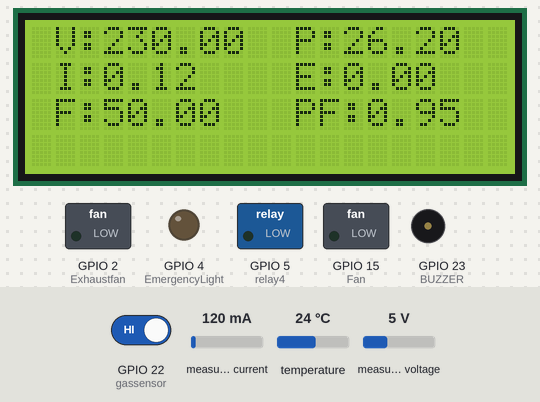
The sketch below on a simulated ESP32. Shown: 20×4 character LCD, switched loads named in the sketch (green lamp = pin HIGH), output pins drawn as LEDs (lit = HIGH), buzzer (waves = sounding, pin HIGH). The test bench sets the inputs (shaded band); at power-on: measured current 120 mA, temperature 24 °C, GPIO 22 (gassensor) HIGH, measured voltage 5 V. WiFi joins after 1.5 s; servers stay silent unless stated; uploads are accepted with an empty reply; what the sketch prints to the serial monitor is not drawn.

Above: at 4.7 s.
5.8 s: measured current set to 476 mA
At 11.5 s:
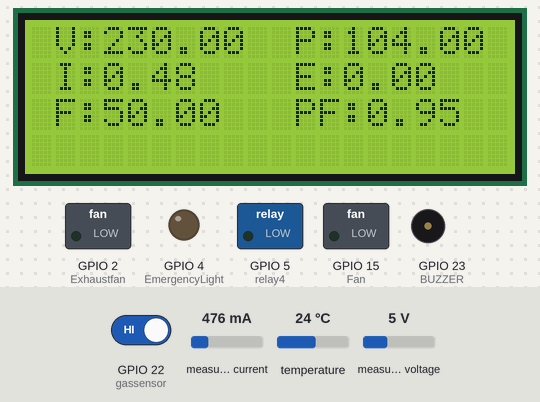
14.0 s: measured current set to 519 mA
At 23.3 s:
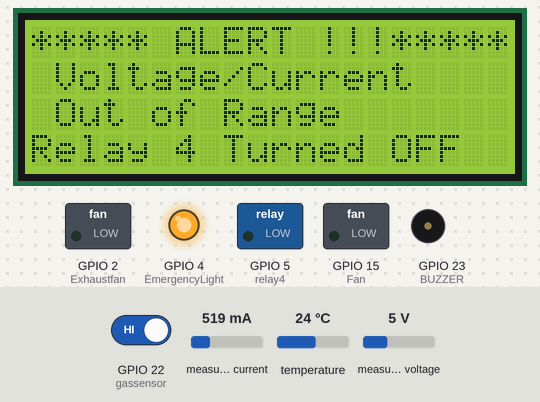
23.6 s: measured current set to 40 mA
At 29.4 s:
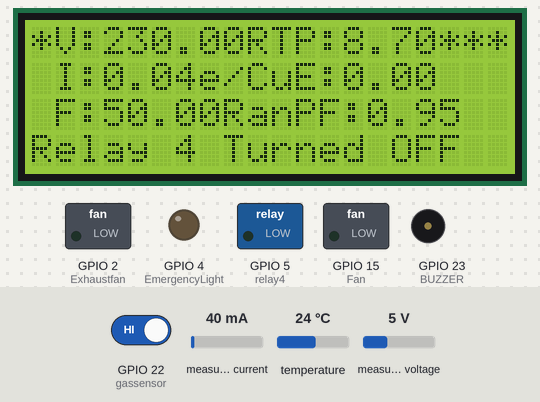
30.1 s: temperature set to 35.5 °C
At 31.0 s:
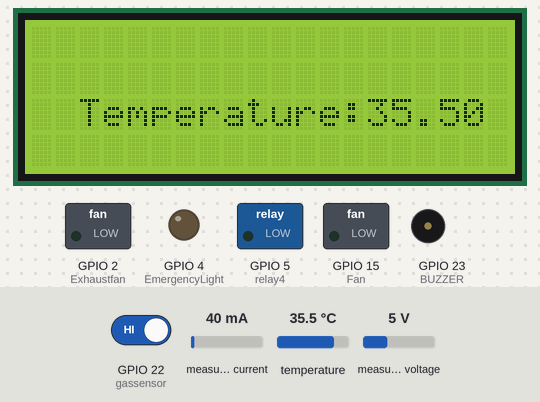
32.1 s: temperature set to 36.6 °C
At 38.0 s:
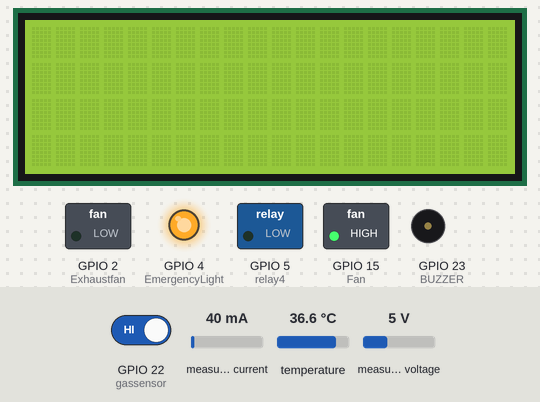
44.9 s: GPIO 22 (gassensor) driven LOW
At 54.3 s:
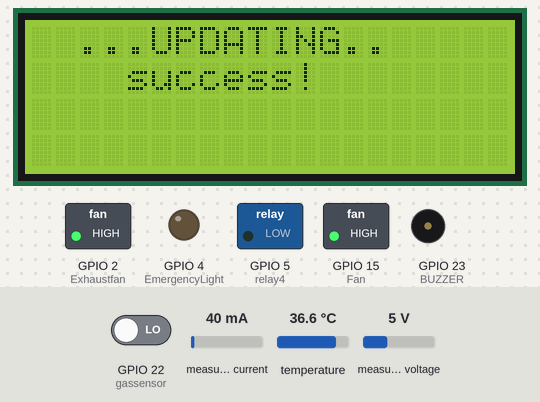
Timing chart, 0 to 55.8 s (numbered marks = the images above; inputs shaded):
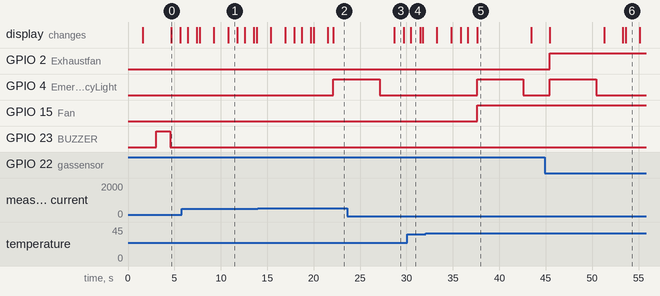

The sketch:

Electrical_parameter_Monitor.Final.ino
```cpp
// ESP32_ENERGY_METER.bot -Bot Name
// https://www.infinitiautomation.com/project2024/1/home.php -Web Page

#include <WiFi.h>
#include <PZEM004Tv30.h>
#include <Wire.h>
#include <LiquidCrystal.h>
#include <OneWire.h>
#include <DallasTemperature.h>
#include <WiFiClientSecure.h>
#include <UniversalTelegramBot.h>
#include <ArduinoJson.h>
#include <HTTPClient.h>

PZEM004Tv30 pzem(Serial2, 16, 17);
LiquidCrystal lcd(33, 25, 26, 27, 14, 13);

#define Fan 15
#define Exhaustfan 2
#define EmergencyLight 4
#define relay4 5
#define oneWireBus 21
#define BUZZER 23
#define gassensor 22

#define BOTtoken "7706694725:AAGrkSbcg4CNnbER6_I6JIWTPYIKqIYgarM"
#define CHAT_ID "8191531324"

OneWire oneWire(oneWireBus);
DallasTemperature sensors(&oneWire);

WiFiClientSecure client;
UniversalTelegramBot bot(BOTtoken, client);

int botRequestDelay = 1000;
unsigned long lastTimeBotRan;

const char* URL = "http://www.infinitiautomation.com/project2024/1/save.php?id=1";
char ssid[] = "admin";
char pass[] = "1234567890";

float voltage, current, frequency, pf, power, temperatureC, gassenor;
int sig;
int Fan_var;
int Exhaustfan_var;
int EmergencyLight_var;
bool faultActive = false;

void setup() {
  Serial.begin(9600);
  lcd.begin(20,4);
  pinMode(Fan, OUTPUT);
  pinMode(Exhaustfan, OUTPUT);
  pinMode(EmergencyLight, OUTPUT);
  pinMode(relay4, OUTPUT);
  pinMode(BUZZER, OUTPUT);
  pinMode(gassensor, INPUT);

  WiFi.mode(WIFI_STA);
  WiFi.begin(ssid, pass);

#ifdef ESP32
  client.setCACert(TELEGRAM_CERTIFICATE_ROOT);
#endif

  while (WiFi.status() != WL_CONNECTED) {
    delay(500);
    Serial.println("Connecting to WiFi...");
  }
  Serial.println("Connected to WiFi");

  lcd.setCursor(0, 0);
  lcd.print(" ENERGY_METER ");
  lcd.setCursor(1, 0);
  lcd.print(" ENERGY_METER ");
  delay(1500);

  digitalWrite(BUZZER, HIGH);
  delay(1500);
  digitalWrite(BUZZER, LOW);

  lcd.clear();
}

void loop() {
  // Regular parameter checks
  Checkparameter();
  Checktemperature();
  Checkgaslevel();
  send_data(); // Update data and receive the sig command

  if (!faultActive) {
    if (sig == 1) {
      digitalWrite(relay4, HIGH); // Turn ON relay4 per command
      Serial.println("Relay4 ON due to remote command");
    } else if (sig == 0) {
      digitalWrite(relay4, LOW); // Turn OFF relay4 per command
      Serial.println("Relay4 OFF due to remote command");
    }
  }


  if (voltage > 250 || voltage < 180 || current > 0.50) {
    // Unsafe condition detected: turn off relay4 and set faultActive
    digitalWrite(relay4, LOW); // Ensure relay turns off
    faultActive = true; // Set fault active to prevent relay from turning on

    Serial.println("Relay4 OFF due to unsafe voltage/current");
    lcd.clear();
    bot.sendMessage(CHAT_ID,  "*** ALERT !!! HIGH Payload Detected  ***  ", "");
    bot.sendMessage(CHAT_ID, "***      FAN ON     ***  ", "");
    Serial.println("Message sent");
    lcd.setCursor(0, 0);
    lcd.print("***** ALERT !!!*****");
    lcd.setCursor(0, 1);
    lcd.print(" Voltage/Current ");
    lcd.setCursor(0, 2);
    lcd.print(" Out of Range ");
    lcd.setCursor(0, 3);
    lcd.print("Relay 4 Turned OFF");

    // Emergency light on for 5 seconds
    digitalWrite(EmergencyLight, HIGH);
    delay(5000);
    digitalWrite(EmergencyLight, LOW);
  } else if (faultActive) {
    // Step 3: If conditions return to normal, reset faultActive
    faultActive = false;
    Serial.println("Safe conditions restored. Relay4 can respond to commands.");
  }

  delay(1500); // Small delay to avoid rapid relay switching
}

void Checkparameter() {
  voltage = pzem.voltage();
  if (!isnan(voltage)) {
    Serial.print("Voltage: ");
    Serial.print(voltage);
    Serial.println("V");
    lcd.setCursor(1, 0);
    lcd.print("V:");
    lcd.print(voltage);
  } else {
    Serial.println("Error reading voltage");
  }

  current = pzem.current();
  if (!isnan(current)) {
    Serial.print("Current: ");
    Serial.print(current);
    Serial.println("A");
    lcd.setCursor(1, 1);
    lcd.print("I:");
    lcd.print(current);
  } else {
    Serial.println("Error reading current");
  }

  power = pzem.power();  // Assign power to the global variable
  if (!isnan(power)) {
    Serial.print("Power: ");
    Serial.print(power);
    Serial.println("W");
    lcd.setCursor(11,0);
    lcd.print("P:");
    lcd.print(power);
  } else {
    Serial.println("Error reading power");
  }

  float energy = pzem.energy();
  if (!isnan(energy)) {
    Serial.print("Energy: ");
    Serial.print(energy, 3);
    Serial.println("kWh");
    lcd.setCursor(11, 1);
    lcd.print("E:");
    lcd.print(energy);
  } else {
    Serial.println("Error reading energy");
  }

  frequency = pzem.frequency();
  if (!isnan(frequency)) {
    Serial.print("Frequency: ");
    Serial.print(frequency, 1);
    Serial.println("Hz");
    lcd.setCursor(1,2);
    lcd.print("F:");
    lcd.print(frequency);
  } else {
    Serial.println("Error reading frequency");
  }

  pf = pzem.pf();
  if (!isnan(pf)) {
    Serial.print("PF: ");
    Serial.println(pf);
    lcd.setCursor(11,2);
    lcd.print("PF:");
    lcd.print(pf);
  } else {
    Serial.println("Error reading power factor");
  }
  delay(1000);
  lcd.clear();
}

void Checktemperature() {
  sensors.requestTemperatures();
  temperatureC = sensors.getTempCByIndex(0);

  Serial.print("Temperature: ");
  Serial.print(temperatureC);
  Serial.println(" °C");

  lcd.setCursor(2, 2);
  lcd.print("Temperature:");
  lcd.print(temperatureC);
  delay(1000);
  lcd.clear();

  if (temperatureC > 36) {
    Serial.println("ALERT, Temperature HIGH");
    Serial.println("FAN On");
    digitalWrite(Fan, HIGH); Fan_var = 1;
    digitalWrite(EmergencyLight, HIGH); delay(5000);
    digitalWrite(EmergencyLight, LOW); delay(250);
    bot.sendMessage(CHAT_ID, "*** ALERT!!! TEMPERATURE HIGH ***...", "");
    bot.sendMessage(CHAT_ID, "***      FAN ON     ***....", "");
    Serial.println("Message sent");

    lcd.setCursor(0, 0);
    lcd.print("***** ALERT !!!*****");
    lcd.setCursor(0, 1);
    lcd.print("* HIGH TEMPERATURE *");
    lcd.setCursor(0, 3);
    lcd.print("***    FAN ON    ***");
    delay(2000);
    lcd.clear();

  } else {
    digitalWrite(Fan, LOW); Fan_var = 0;
    digitalWrite(EmergencyLight, LOW);
  }
}

void Checkgaslevel() {
 int value = digitalRead(gassensor);
  if (value == 0) {
    Serial.println("ALERT, Gas Smell Detected ");
    Serial.println("Exhaust Fan On");
    digitalWrite(Exhaustfan, HIGH); Exhaustfan_var = 1;
    digitalWrite(EmergencyLight, HIGH); delay(5000);
    digitalWrite(EmergencyLight, LOW); delay(250);
    bot.sendMessage(CHAT_ID, "***  ALERT !!! GAS SMELL DETECTED  ***..", "");
    bot.sendMessage(CHAT_ID, "***      FAN ON     *** ..", "");
    Serial.println("Message sent");
    lcd.setCursor(0, 0);
    lcd.print("***** ALERT !!!*****");
    lcd.setCursor(0, 1);
    lcd.print(" Gas Smell Detected");
    lcd.setCursor(0, 3);
    lcd.print("** Exhaust Fan On **");
    delay(2000);
    lcd.clear();
  } else {
    digitalWrite(Exhaustfan, LOW); Exhaustfan_var = 0;
  }
}

void send_data() {
  lcd.clear();
  lcd.setCursor(0,0); lcd.print("  ...UPDATING..  ");

  if ((WiFi.status() == WL_CONNECTED)) {
    Serial.print("UPDATING...");

    HTTPClient http;

    String data1 = "&v1=";
    String data2 = "&v2=";
    String data3 = "&v3=";
    String data4 = "&v4=";
    String data5 = "&v5=";
    String data6 = "&v6=";
    String data7 = "&v7=";
    String data8 = "&v8=";
    String data9 = "&v9=";
    String data10 = "&v10=";

    http.begin(URL + data1 + voltage + data2 + current + data3 + power + data4 + frequency + data5 + pf + data6 + temperatureC + data7 + gassenor + data8 + Fan_var + data9 + Exhaustfan_var + data10 + EmergencyLight_var);
    Serial.println(URL + data1 + voltage + data2 + current + data3 + power + data4 + frequency + data5 + pf + data6 + temperatureC + data7 + gassenor + data8 + Fan_var + data9 + Exhaustfan_var + data10 + EmergencyLight_var);

    http.addHeader("Content-Type", "text/plain");
    int httpCode = http.POST("Message from ESP8266");
    String payload = http.getString();

    Serial.println(httpCode);
    Serial.println(payload);
    sig = payload.toInt(); // Convert the payload to an integer
    http.end();

    lcd.setCursor(0,1); lcd.print("    success!    "); delay(1500);
    lcd.clear();
  } else {
    Serial.println("Error in WiFi connection");
  }
}
```

Measured:
- the behaviour switches between 500 and 501 mA on measured current (found by bisection; images 1 and 2)
- the behaviour switches between 36 and 36.1 °C on temperature (found by bisection; images 4 and 5)
- after the input at 14.0 s, GPIO 4 (EmergencyLight): LOW → HIGH after 8.1 s
- after the input at 23.6 s, the display: changes after 5.1 s (image 3)
- after the input at 32.1 s, GPIO 4 (EmergencyLight): LOW → HIGH after 5.5 s, → LOW 5.0 s later; GPIO 15 (Fan): LOW → HIGH after 5.5 s
- after the input at 44.9 s, GPIO 2 (Exhaustfan): LOW → HIGH after 0.56 s; GPIO 4 (EmergencyLight): LOW → HIGH after 0.56 s instead of 6.7 s
- what the display in image 0 shows lasts 1.0 s, from 4.6 s to 5.6 s
